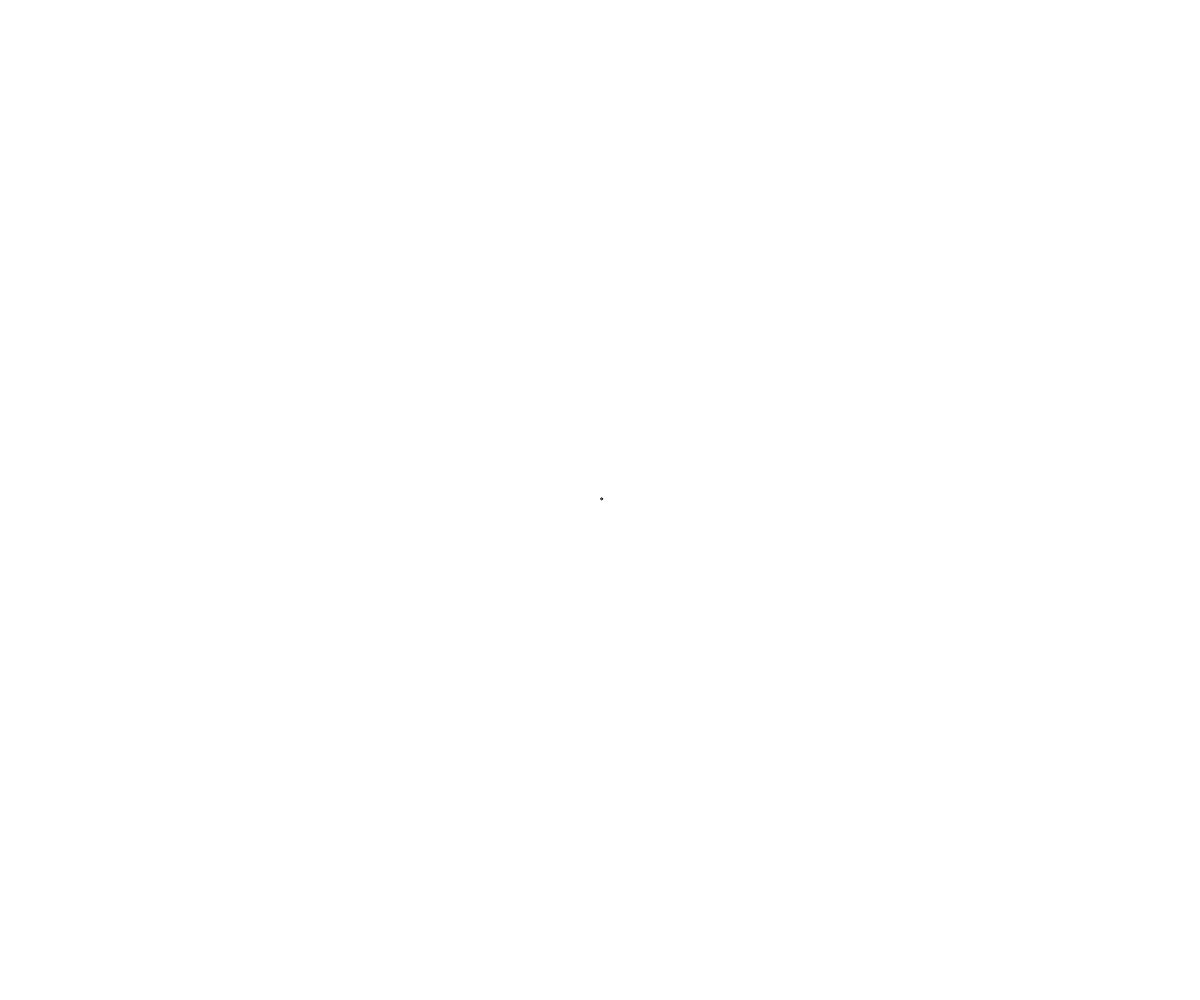
Frame 1 (no input)
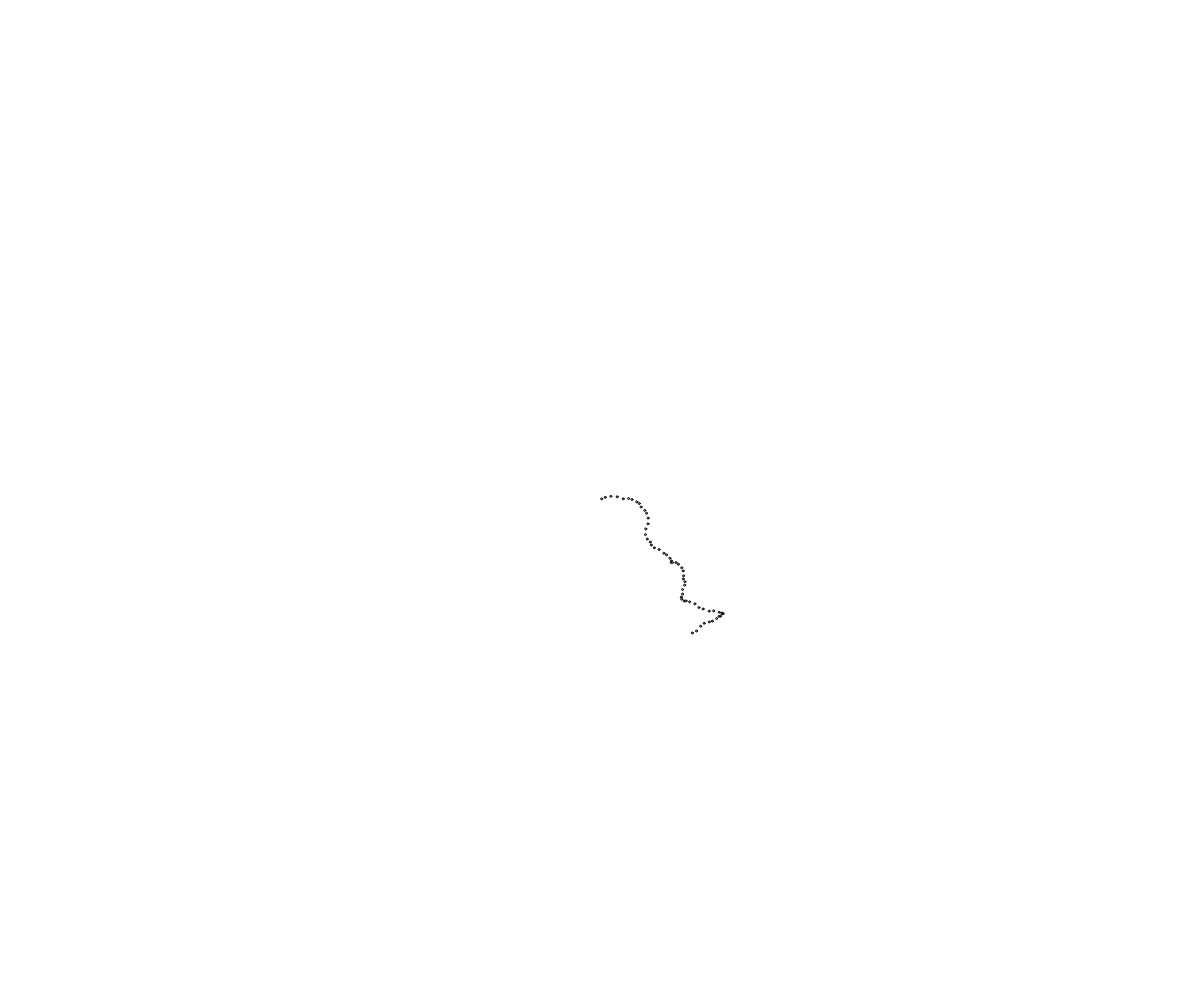
Frame 60 (no input)
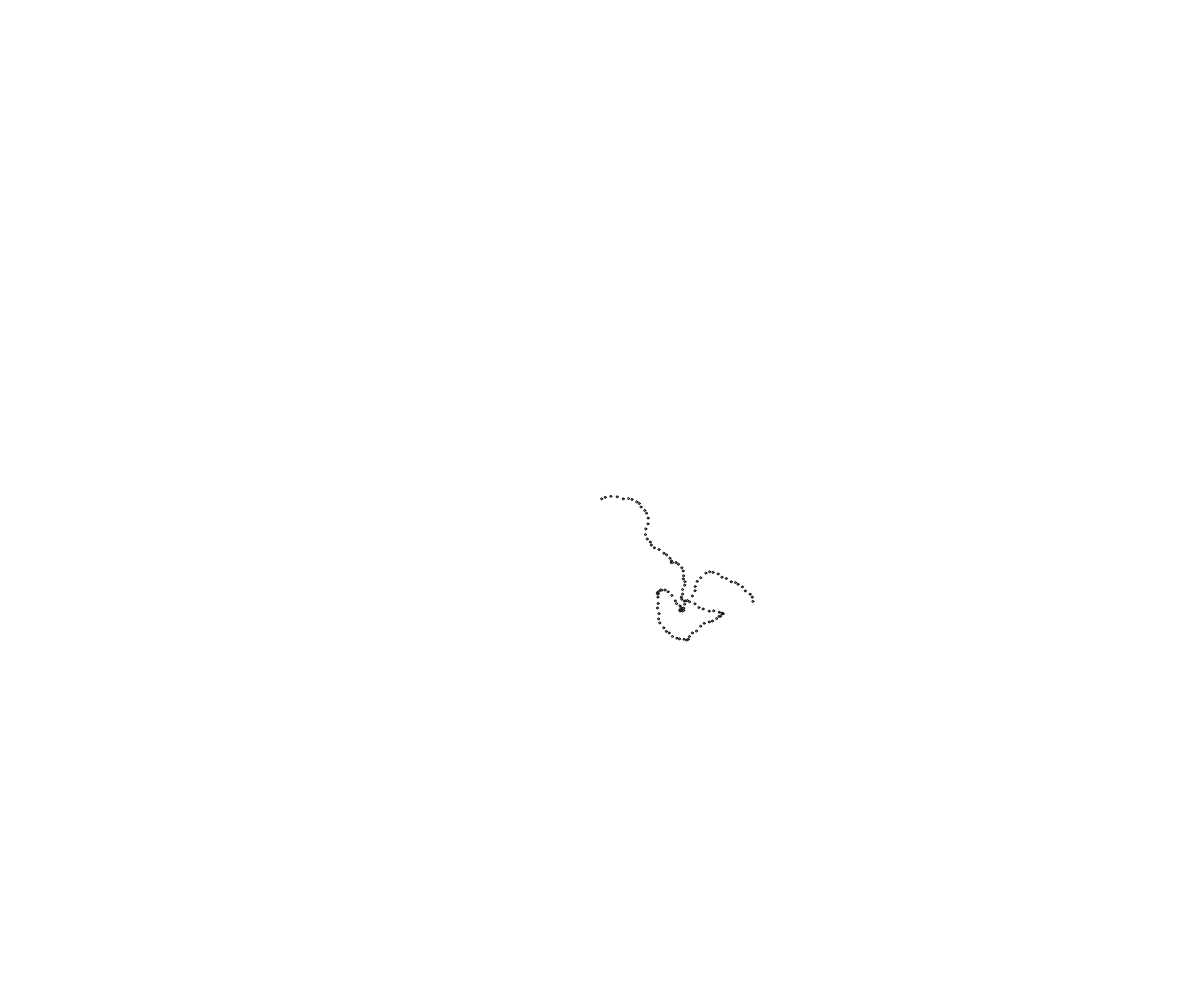
Frame 120 (the mouse pressed at the canvas centre since frame 60)

The p5.js sketch that drew these frames (run headless with seeded random() and noise() and a simulated clock; from frame 60 on, the mouse is pressed at the canvas centre):

// p5.js sketch
// ── sketch.js
// 16 Vectors Demo
// Brittney Mines
// April 3, 2019
//
// Extra for Experts:
// - describe what you did to take this project "above and beyond"

let m;
function setup() {
  createCanvas(windowWidth, windowHeight);
  m = new Mover(width/2,height/2);
}

function draw() {
  m.move();
  m.display();
}

class Mover{
  //constructor and properties
  constructor(x_, y_){
    this.size = 2;
    this.position = createVector(x_, y_);
    this.velocity = createVector(0,0);
    this.acceleration = createVector(0,0);
    this.color = color(random(200,random(200),random(90),30));
  }
  move(){
    this.acceleration = p5.Vector.random2D().mult(2);
    this.velocity.add(this.acceleration);
    this.position.add(this.velocity);
    this.velocity.limit(5);
    this.edges();
  }

  edges(){
    if(this.position.x < 0){
      this.position.x = width;
    }
    if(this.position.x > width){
      this.position.x = 0;
    }
    if(this.position.y < 0){
      this.position.y = height;
    }
    if(this.position.y > height){
      this.position.y = 0;
    }
  }

  display(){
    fill(this.color);
    ellipseMode(CENTER);
    push();
    translate(this.position.x, this.position.y);
    ellipse(0,0,this.size, this.size);
    pop();
  }
}



// let position;
// let velocity;
// let gravity;
// position = createVector(width/2, height/2);
//   velocity = createVector(random(-5,5),random(-5,-1)) ;
//   gravity = createVector(0,0.08);
//    push();
//   translate(width/2,height/2);
//   let mouse = createVector(mouseX,mouseY);
//   let center = createVector(width/2,height/2);

  

//   let towardsMouse = mouse.sub(center);
//   //towardsMouse.limit(100);
//   towardsMouse.normalize();
//   towardsMouse.mult(50);
//   line(0,0,towardsMouse.x, towardsMouse.y);
  
//   let m = towardsMouse.mag();
//   textSize(30);
//   text(m, 0, 50);
  
//   pop();

  
// velocity.add(gravity);
// position.add(velocity);
// ellipse(position.x,position.y, 40,40);
